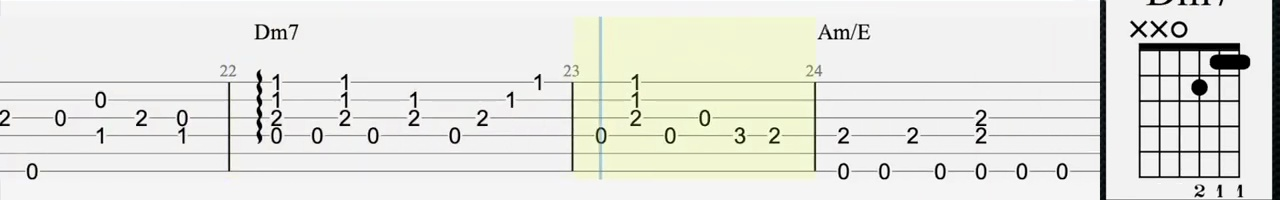
#> input picture python/output/frame_1068.jpg, 1280 x 200 px; its folder holds 4 pictures in this run
$ python combine.py
#> lines starting #> are read from the running program, lines starting #| are printed output that depends on the picture
import cv2
import os

def extract_frame_number(filename):
    # Extract the frame number from the filename
    return int(filename.split('_')[1].split('.')[0])

def combine_images(image_folder, output_folder, frames_per_combination):
    # Get list of all files in the image folder
#> called with image_folder = './output', output_folder = './images/', frames_per_combination = 4
    image_files = [f for f in os.listdir(image_folder) if f.endswith('.jpg')]
    if not image_files:
        print("No JPG files found in the specified folder.")
        return

    # Sort the list of image files based on frame number
    image_files.sort(key=extract_frame_number)

    # Split the image files into groups based on frames_per_combination
    image_groups = [image_files[i:i + frames_per_combination] for i in range(0, len(image_files), frames_per_combination)]

    for i, image_group in enumerate(image_groups):
        images = []
        for image_file in image_group:
            # Read each image
            image_path = os.path.join(image_folder, image_file)
            image = cv2.imread(image_path)
#> image is the input picture: shape (200, 1280, 3); mean B, G, R 225, 230.3, 229.6
            if image is None:
                print(f"Error: Unable to read image '{image_file}'.")
                continue

            images.append(image)

        if not images:
            print("No valid images found in the specified folder.")
            continue

        # Stack images vertically
        combined_image = cv2.vconcat(images)
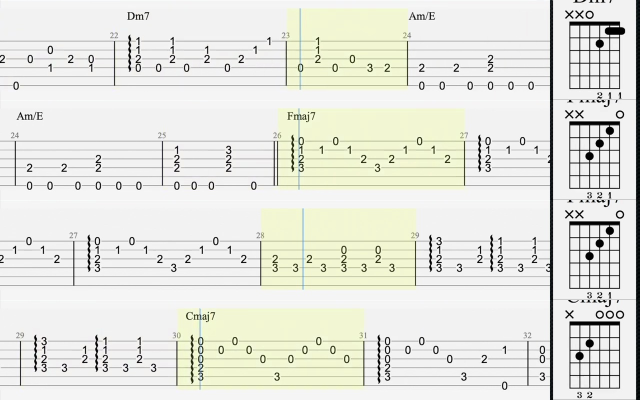
#> combined_image: shape (800, 1280, 3) (shown at 1/2 size); mean B, G, R 223, 230.2, 229.2

        # Write the combined image to the output folder
        output_path = os.path.join(output_folder, f"combined_image_{i+1}.jpg")
        cv2.imwrite(output_path, combined_image)
        print(f"Combined image saved to {output_path}.")

# Specify the folder containing the cropped JPG images
image_folder = './output'

# Specify the output path for the combined image
output_folder = './images/'

# Specify the number of frames per combination
frames_per_combination = 4  # Adjust as needed

# Combine images
combine_images(image_folder, output_folder, frames_per_combination)
